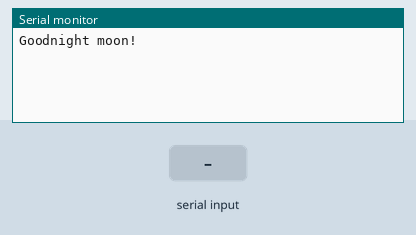
This sketch was run on a simulated Arduino Mega 2560, built with avr-gcc and run on an emulated ATmega2560. Shown: the last lines printed to the serial monitor. The inputs (shaded band) are chosen by the test bench.

Above: at 1.2 s.
1.3 s: "1" received over the second serial link
At 2.5 s:
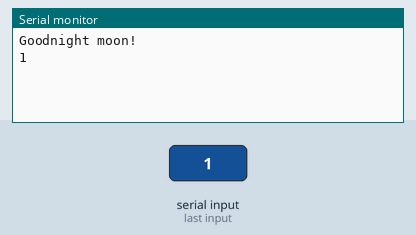
2.8 s: "0" received over the second serial link
At 3.7 s:
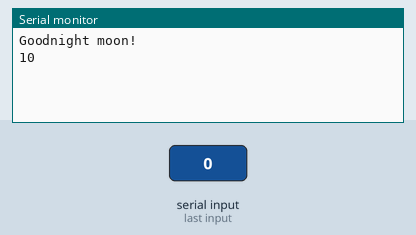

The sketch:

BluetoothName_Mega.ino
```cpp
#include <SoftwareSerial.h>

void setup() {
  Serial.begin(9600);
  while (!Serial) {
  }
  Serial.println("Goodnight moon!");
  Serial3.begin(9600);
  Serial3.println("Hello, world?");
}

void loop() { // run over and over
  if (Serial3.available()) {
    Serial.write(Serial3.read());
  }
  if (Serial.available()) {
    Serial3.write(Serial.read());
  }
}
```

Measured:
- after the input at 1.3 s, the serial monitor: prints a new line at once (image 1)
- after the input at 2.8 s, the serial monitor: prints a new line at once (image 2)
